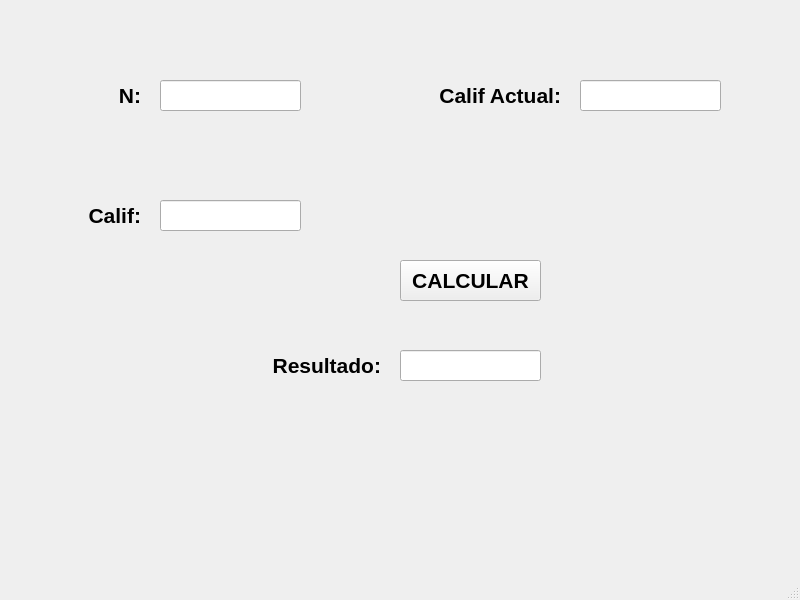
<?xml version="1.0" encoding="UTF-8"?>
<ui version="4.0">
 <class>MainWindow</class>
 <widget class="QMainWindow" name="MainWindow">
  <property name="geometry">
   <rect>
    <x>0</x>
    <y>0</y>
    <width>800</width>
    <height>600</height>
   </rect>
  </property>
  <property name="windowTitle">
   <string>MainWindow</string>
  </property>
  <widget class="QWidget" name="centralwidget">
   <widget class="QLabel" name="label">
    <property name="geometry">
     <rect>
      <x>60</x>
      <y>80</y>
      <width>81</width>
      <height>31</height>
     </rect>
    </property>
    <property name="font">
     <font>
      <pointsize>16</pointsize>
      <weight>75</weight>
      <bold>true</bold>
     </font>
    </property>
    <property name="text">
     <string>&lt;html&gt;&lt;head/&gt;&lt;body&gt;&lt;p align=&quot;right&quot;&gt;&lt;span style=&quot; font-size:16pt; font-weight:600;&quot;&gt;N:&lt;/span&gt;&lt;/p&gt;&lt;/body&gt;&lt;/html&gt;</string>
    </property>
   </widget>
   <widget class="QLineEdit" name="txt_n">
    <property name="geometry">
     <rect>
      <x>160</x>
      <y>80</y>
      <width>141</width>
      <height>31</height>
     </rect>
    </property>
    <property name="font">
     <font>
      <pointsize>16</pointsize>
      <weight>75</weight>
      <bold>true</bold>
     </font>
    </property>
    <property name="text">
     <string/>
    </property>
    <property name="alignment">
     <set>Qt::AlignCenter</set>
    </property>
   </widget>
   <widget class="QLineEdit" name="txt_calif">
    <property name="geometry">
     <rect>
      <x>160</x>
      <y>200</y>
      <width>141</width>
      <height>31</height>
     </rect>
    </property>
    <property name="font">
     <font>
      <pointsize>16</pointsize>
      <weight>75</weight>
      <bold>true</bold>
     </font>
    </property>
    <property name="text">
     <string/>
    </property>
    <property name="alignment">
     <set>Qt::AlignCenter</set>
    </property>
   </widget>
   <widget class="QLabel" name="label_2">
    <property name="geometry">
     <rect>
      <x>50</x>
      <y>200</y>
      <width>91</width>
      <height>31</height>
     </rect>
    </property>
    <property name="font">
     <font>
      <pointsize>16</pointsize>
     </font>
    </property>
    <property name="text">
     <string>&lt;html&gt;&lt;head/&gt;&lt;body&gt;&lt;p align=&quot;right&quot;&gt;&lt;span style=&quot; font-size:16pt; font-weight:600;&quot;&gt;Calif:&lt;/span&gt;&lt;/p&gt;&lt;/body&gt;&lt;/html&gt;</string>
    </property>
   </widget>
   <widget class="QLineEdit" name="txt_calif_actual">
    <property name="geometry">
     <rect>
      <x>580</x>
      <y>80</y>
      <width>141</width>
      <height>31</height>
     </rect>
    </property>
    <property name="font">
     <font>
      <pointsize>16</pointsize>
      <weight>75</weight>
      <bold>true</bold>
     </font>
    </property>
    <property name="text">
     <string/>
    </property>
    <property name="alignment">
     <set>Qt::AlignCenter</set>
    </property>
   </widget>
   <widget class="QLabel" name="label_3">
    <property name="geometry">
     <rect>
      <x>430</x>
      <y>80</y>
      <width>131</width>
      <height>31</height>
     </rect>
    </property>
    <property name="font">
     <font>
      <pointsize>16</pointsize>
      <weight>75</weight>
      <bold>true</bold>
     </font>
    </property>
    <property name="text">
     <string>&lt;html&gt;&lt;head/&gt;&lt;body&gt;&lt;p align=&quot;right&quot;&gt;&lt;span style=&quot; font-size:16pt; font-weight:600;&quot;&gt;Calif Actual:&lt;/span&gt;&lt;/p&gt;&lt;/body&gt;&lt;/html&gt;</string>
    </property>
   </widget>
   <widget class="QPushButton" name="btn_operacion">
    <property name="geometry">
     <rect>
      <x>400</x>
      <y>260</y>
      <width>141</width>
      <height>41</height>
     </rect>
    </property>
    <property name="font">
     <font>
      <pointsize>16</pointsize>
      <weight>75</weight>
      <bold>true</bold>
     </font>
    </property>
    <property name="text">
     <string>CALCULAR</string>
    </property>
   </widget>
   <widget class="QLineEdit" name="txt_resultado">
    <property name="geometry">
     <rect>
      <x>400</x>
      <y>350</y>
      <width>141</width>
      <height>31</height>
     </rect>
    </property>
    <property name="font">
     <font>
      <pointsize>16</pointsize>
      <weight>75</weight>
      <bold>true</bold>
     </font>
    </property>
    <property name="text">
     <string/>
    </property>
    <property name="alignment">
     <set>Qt::AlignCenter</set>
    </property>
   </widget>
   <widget class="QLabel" name="label_4">
    <property name="geometry">
     <rect>
      <x>270</x>
      <y>350</y>
      <width>111</width>
      <height>31</height>
     </rect>
    </property>
    <property name="font">
     <font>
      <pointsize>16</pointsize>
      <weight>75</weight>
      <bold>true</bold>
     </font>
    </property>
    <property name="text">
     <string>&lt;html&gt;&lt;head/&gt;&lt;body&gt;&lt;p align=&quot;right&quot;&gt;&lt;span style=&quot; font-size:16pt; font-weight:600;&quot;&gt;Resultado:&lt;/span&gt;&lt;/p&gt;&lt;/body&gt;&lt;/html&gt;</string>
    </property>
   </widget>
  </widget>
  <widget class="QMenuBar" name="menubar">
   <property name="geometry">
    <rect>
     <x>0</x>
     <y>0</y>
     <width>800</width>
     <height>22</height>
    </rect>
   </property>
  </widget>
  <widget class="QStatusBar" name="statusbar"/>
 </widget>
 <resources/>
 <connections/>
</ui>
